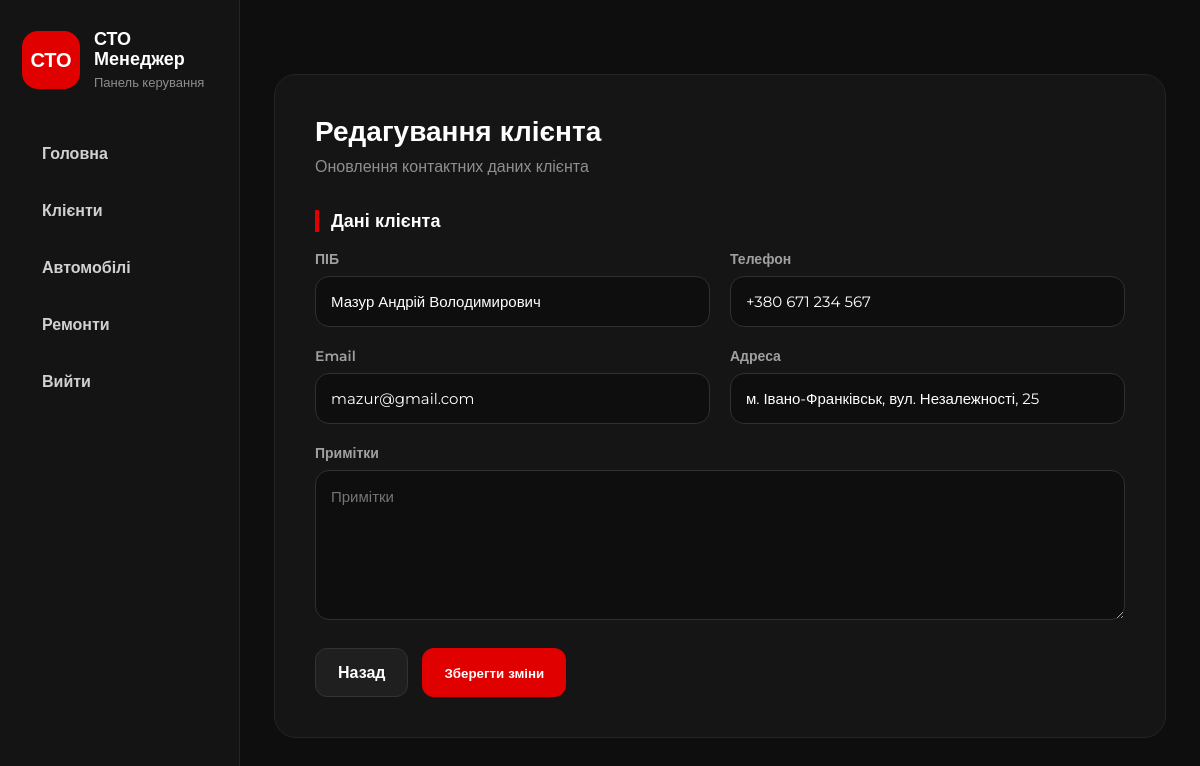
Page /clients/10/edit/ on the committed database.
### clients/models.py (models this page shows, shortened)
class Client(models.Model):
    full_name = models.CharField(max_length=150, verbose_name="ПІБ")
    phone = models.CharField(max_length=20, unique=True, verbose_name="Телефон")
    email = models.EmailField(blank=True, null=True, verbose_name="Email")
    address = models.CharField(max_length=255, blank=True, null=True, verbose_name="Адреса")
    notes = models.TextField(blank=True, null=True, verbose_name="Примітки")
    created_at = models.DateTimeField(auto_now_add=True)
    class Meta:
        verbose_name = "Клієнт"
        verbose_name_plural = "Клієнти"
        ordering = ['full_name']

### clients/views.py (the view)
# urls.py: path('<int:client_id>/edit/', views.edit_client_view, name='edit_client'),
def edit_client_view(request, client_id):
    client = get_object_or_404(Client, id=client_id)
    if request.method == 'POST':
        form = ClientForm(request.POST, instance=client)
        if form.is_valid():
            form.save()
            messages.success(request, 'Дані клієнта успішно оновлено.')
            return redirect('client_detail', client_id=client.id)
    else:
        form = ClientForm(instance=client)
    return render(request, 'clients/edit_client.html', {
        'form': form,
        'client': client
    })

### clients/forms.py
class ClientForm(forms.ModelForm):
    class Meta:
        model = Client
        fields = ['full_name', 'phone', 'email', 'address', 'notes']
        widgets = {
            'full_name': forms.TextInput(attrs={
                'class': 'form-input',
                'placeholder': 'ПІБ клієнта'
            }),
            'phone': forms.TextInput(attrs={
                'class': 'form-input',
                'placeholder': '+380...'
            }),
            'email': forms.EmailInput(attrs={
                'class': 'form-input',
                'placeholder': 'email@gmail.com'
            }),
            'address': forms.TextInput(attrs={
                'class': 'form-input',
                'placeholder': 'Адреса'
            }),
            'notes': forms.Textarea(attrs={
                'class': 'form-input',
                'placeholder': 'Примітки',
                'rows': 5
            }),
        }

### clients/templates/clients/edit_client.html (shortened to what this page needs)
{% extends 'base.html' %}
{% block content %}
<div class="form-card">
    <h2>Редагування клієнта</h2>
    <p>Оновлення контактних даних клієнта</p>
    <form method="post">
        <div class="form-section-title">Дані клієнта</div>
        <div class="form-grid">
            <div class="form-group">
                <label>{{ form.full_name.label }}</label>
                {{ form.full_name }}
            </div>
            <div class="form-group">
                <label>{{ form.phone.label }}</label>
                {{ form.phone }}
            </div>
            <div class="form-group">
                <label>{{ form.email.label }}</label>
                {{ form.email }}
            </div>
            <div class="form-group">
                <label>{{ form.address.label }}</label>
                {{ form.address }}
            </div>
            <div class="form-group full">
                <label>{{ form.notes.label }}</label>
                {{ form.notes }}
            </div>
        </div>
        <div class="form-actions">
            <a href="{% url 'client_detail' client.id %}" class="btn-secondary">
                Назад
            </a>
            <button type="submit" class="btn-primary">
                Зберегти зміни
            </button>
        </div>
    </form>
</div>
{% endblock %}

### static/css/style.css (style rules this page uses)
* { margin: 0; padding: 0; box-sizing: border-box; }
html { width: 100%; min-height: 100%; scroll-behavior: smooth; }
body { width: 100%; min-height: 100vh; background: #0e0e0e; color: #ffffff; font-family: 'Montserrat', sans-serif; overflow-x: hidden; }
a { color: inherit; text-decoration: none; }
button, input, textarea, select { font-family: 'Montserrat', sans-serif; }
button { cursor: pointer; }
.btn-primary, .btn-secondary { min-height: 48px; padding: 14px 22px; border-radius: 12px; font-weight: 800; border: none; cursor: pointer; display: inline-flex; align-items: center; justify-content: center; transition: 0.2s; white-space: nowrap; }
.btn-primary { background: #e00000; color: #ffffff; }
.btn-secondary { background: #1f1f1f; border: 1px solid #333333; color: #ffffff; }
.form-card { max-width: 980px; width: 100%; margin: 40px auto; background: #151515; border: 1px solid #252525; border-radius: 22px; padding: 40px; }
.form-card h2 { font-size: 28px; line-height: 1.15; margin-bottom: 8px; }
.form-card p { color: #8f8f8f; line-height: 1.45; margin-bottom: 28px; }
.form-section-title { margin: 32px 0 18px; color: #ffffff; font-size: 18px; font-weight: 900; border-left: 4px solid #e00000; padding-left: 12px; }
.form-grid { display: grid; grid-template-columns: 1fr 1fr; gap: 20px; }
.form-group { display: flex; flex-direction: column; gap: 8px; }
.form-group.full { grid-column: 1 / -1; }
label { color: #a0a0a0; font-weight: 600; font-size: 14px; }
input, textarea, select { width: 100%; background: #0e0e0e; border: 1px solid #303030; color: #ffffff; padding: 15px; border-radius: 14px; font-size: 15px; }
textarea { min-height: 150px; resize: vertical; white-space: pre-wrap; overflow-wrap: break-word; word-break: break-word; line-height: 1.45; }
.form-actions { margin-top: 28px; display: flex; gap: 14px; }

### rows in the picture
Client: full_name "Мазур Андрій Володимирович", phone "+380 671 234 567", email "mazur@gmail.com", address "м. Івано-Франківськ, вул. Незалежності, 25"
